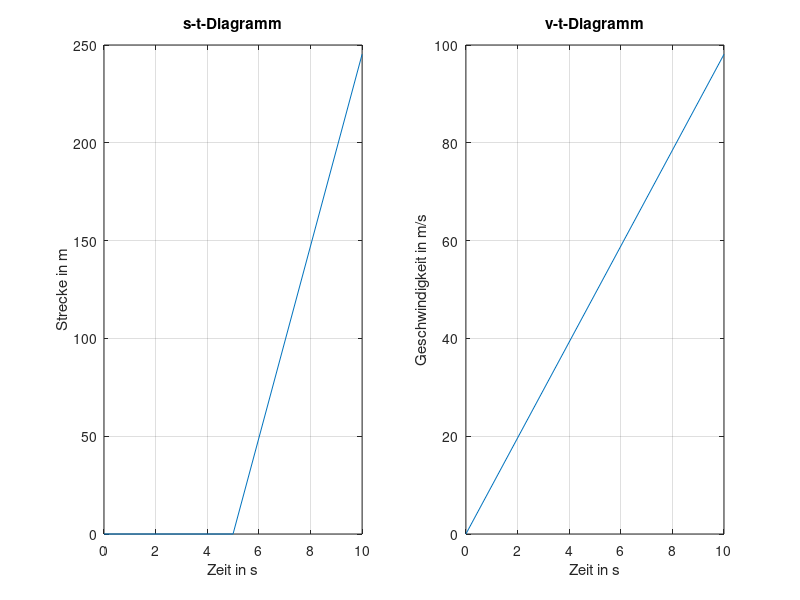

MATLAB code for this plot:
clear all

DELTA_T = input("Gebe Zeitintervall in s ein: ");
ANFANGSHOEHE = input("Gebe Anfangshoehe in m ein: ");
G = 9.81;

t(1) = 0;
v(1) = 0;
s(1) = 0;
a(1) = G;

i = 1
while s(i) <= ANFANGSHOEHE
  t(i+1) = t(i) + DELTA_T;
  s(i+1) = s(i) + v(i)*DELTA_T;
  v(i+1) = t(i+1)*G;
  i = i + 1;
end

fprintf("Endgeschwindigkeit Theorie: %6.2f m/s, %6.2f km/h\n", sqrt(2*G*ANFANGSHOEHE), sqrt(2*G*ANFANGSHOEHE)*3.6);
fprintf("Endgeschwindigkeit Simulation: %6.2f m/s, %6.2f km/h\n", v(i), (v(i)*3.6));
fprintf("Fallzeit: %6.2f s\n", t(i));
fprintf("Anzahl Schritte zur Abbruchbedingung: %1.f\n", i);

subplot(1,2,1);
plot(t,s);
grid on
title("s-t-Diagramm", "FontWeight","bold");
xlabel("Zeit in s")
ylabel("Strecke in m")

subplot(1,2,2);
plot(t,v);
grid on
title("v-t-Diagramm", "FontWeight","bold");
xlabel("Zeit in s")
ylabel("Geschwindigkeit in m/s")

